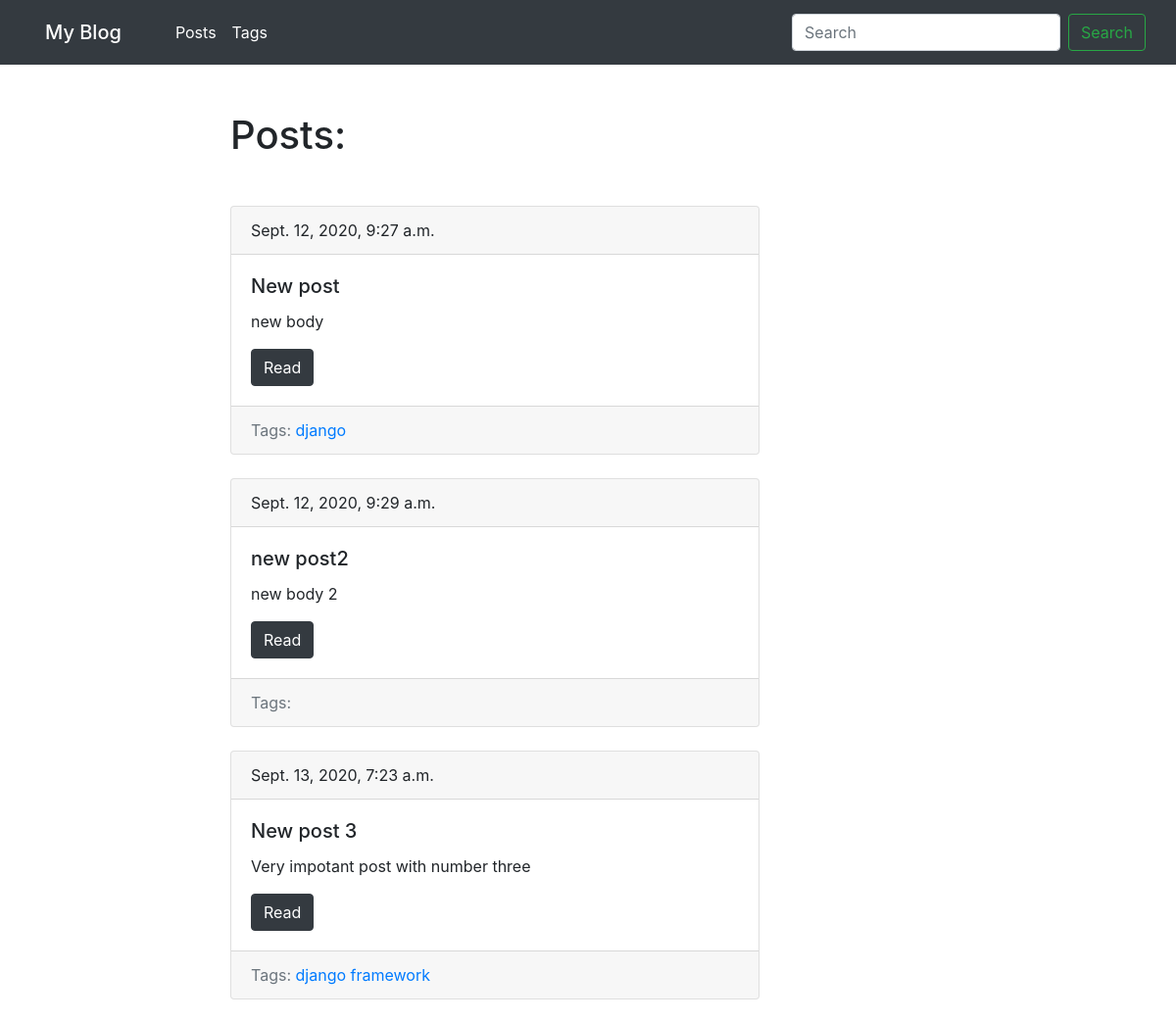
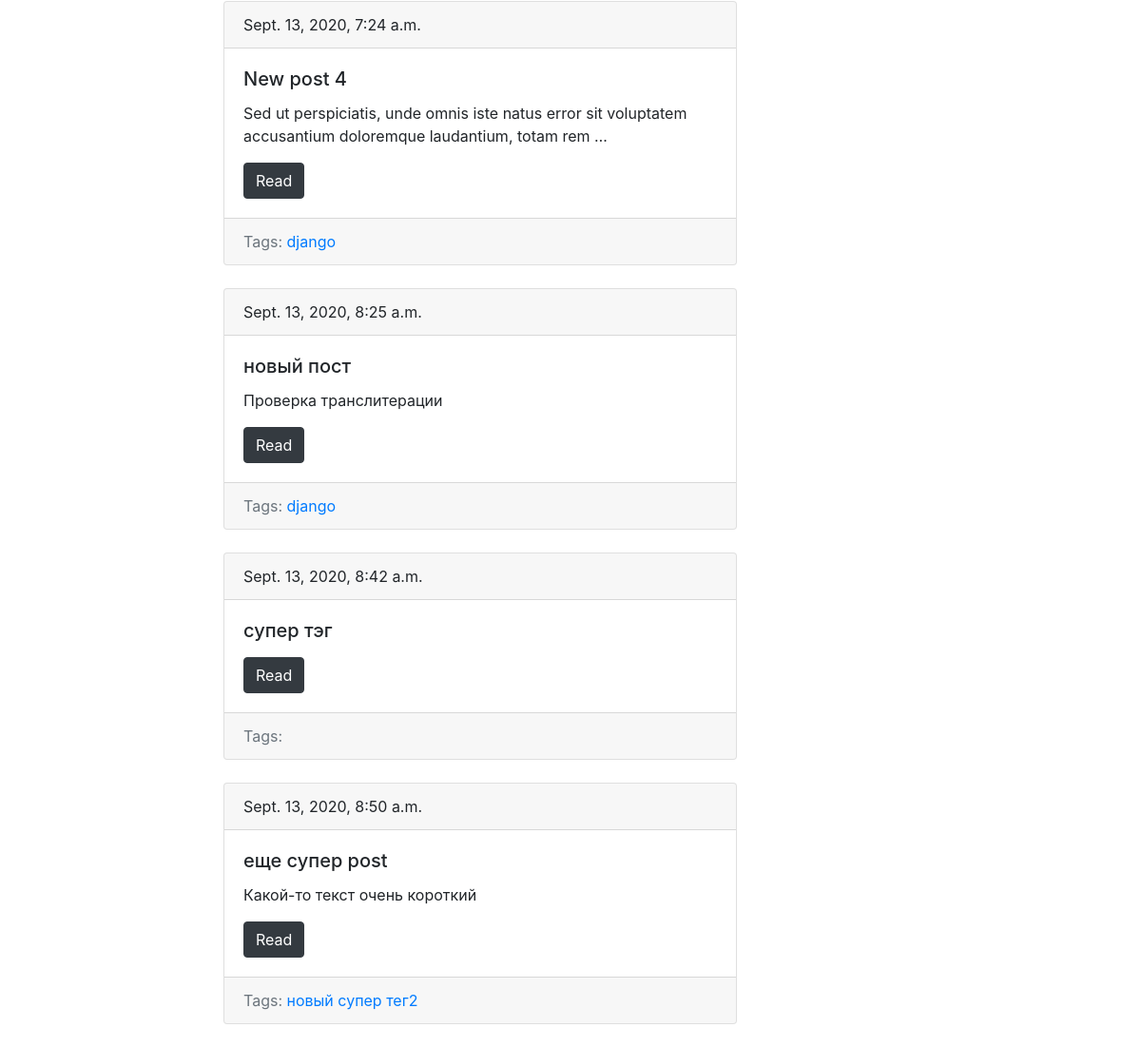
The page /blog/ on the database as committed earlier (2 pictures, top to bottom).
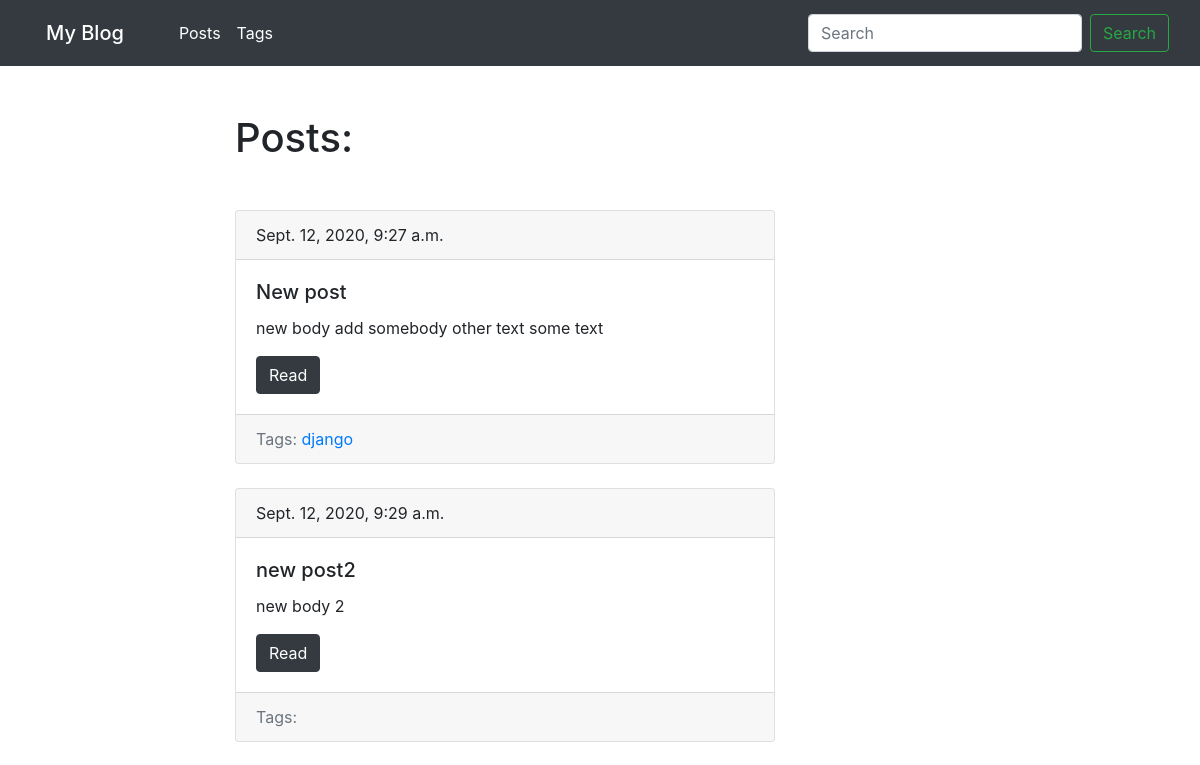
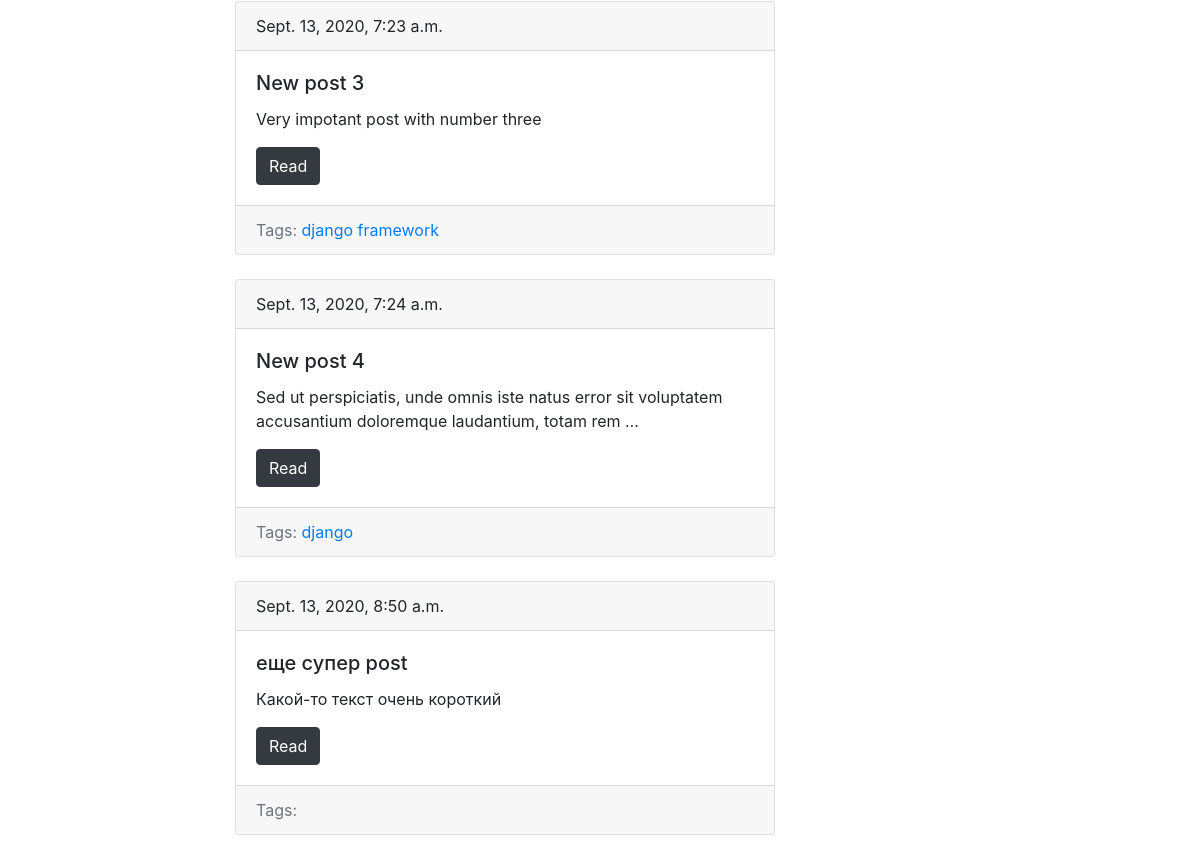
The same page on the database as committed later (2 pictures, top to bottom).
### blog/models.py (models this page shows, shortened)
class Post(models.Model):
    title = models.CharField(max_length=150, db_index=True)
    slug = models.SlugField(max_length=150, blank=True, unique=True)
    body = models.TextField(db_index=True)
    tags = models.ManyToManyField('Tag', blank=True, related_name='posts')
    date_pub = models.DateTimeField(auto_now_add=True)
    def get_absolute_url(self):
        return reverse('post_detail_url', kwargs={'slug':self.slug})

class Tag(models.Model):
    title = models.CharField(max_length=50)
    slug = models.SlugField(max_length=50, blank=True, unique=True)
    def get_absolute_url(self):
        return reverse('tag_detail_url', kwargs={'slug':self.slug})

### blog/views.py (the view)
# urls.py: path('', posts_list, name='posts_list_url'),
def posts_list(request):
    posts = Post.objects.all()
    return render(request, 'blog/index.html', context={'posts': posts})

### blog/templates/blog/index.html (shortened to what this page needs)
{% extends 'blog/baseblog.html' %}
{%  block content %}
    <h1 class="mb-5">Posts:</h1>
    {% for post in posts %}
        {%  include 'blog/includes/post_card_template.html' %}
    {% endfor %}
{% endblock %}

### blog/templates/blog/includes/post_card_template.html
<div class="card mb-4">
    <div class="card-header">
        {{ post.date_pub }}
    </div>
    <div class="card-body">
        <h5 class="card-title">{{ post.title }}</h5>
        <p class="card-text">{{ post.body|truncatewords:15 }}</p>
        <a href="{{ post.get_absolute_url }}" class="btn btn-dark">Read</a>
    </div>
     <div class="card-footer text-muted">
            Tags:
         {% for tag in post.tags.all %}
                <a href="{{ tag.get_absolute_url }}">{{ tag.title }}</a>
         {% endfor %}
    </div>
</div>

Rows that differ between the two databases and show on the page:
removed Post: date_pub "Sept. 13, 2020, 8:25 a.m.", title "новый пост", body "Проверка транслитерации", Tag (title "django")
removed Post: date_pub "Sept. 13, 2020, 8:42 a.m.", title "супер тэг"
removed Tag: title "новый супер тег2", shown under Post "еще супер post"
changed Post "New post": body "new body" → "new body add somebody other text some text"
